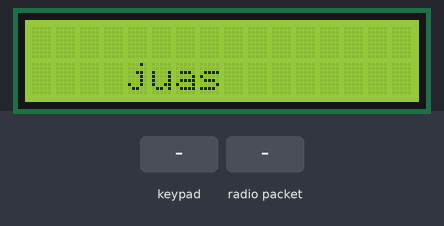
This sketch was run on a simulated Arduino Uno, built with avr-gcc and run on an emulated ATmega328P. Shown: 16×2 character LCD. The inputs (shaded band) are chosen by the test bench. No radio packets arrive unless stated.

Above: at 0.1 s.
3.3 s: keypad keys 5 4 3 2 * pressed 0.4 s apart
At 5.6 s:
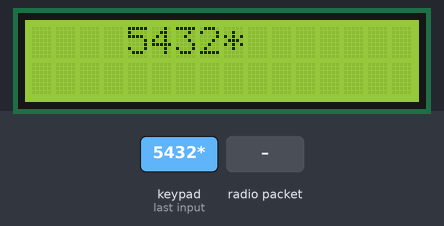
6.8 s: key 'A' pressed
At 7.1 s:
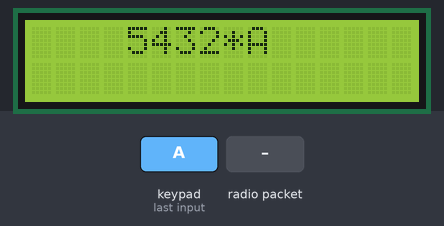
8.3 s: radio packet "#" arrives
At 8.8 s:
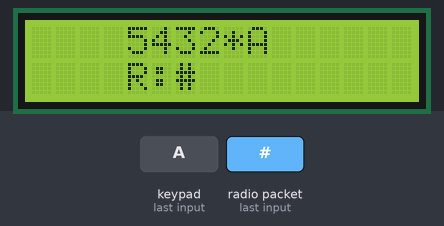
9.8 s: key 'B' pressed
At 10.7 s:
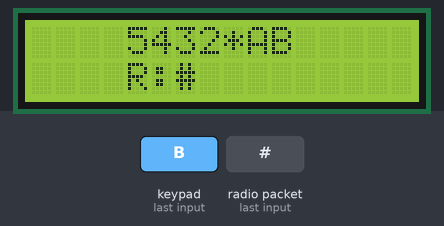
11.3 s: keypad keys 5 4 3 2 # pressed 0.4 s apart
At 13.2 s:
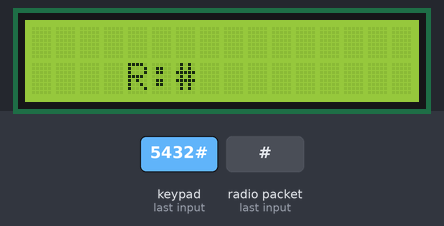
14.8 s: radio packet "1" arrives
At 16.2 s:
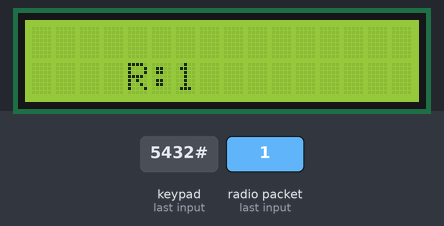
Timing chart, 0 to 17.3 s (numbered marks = the images above; inputs shaded):
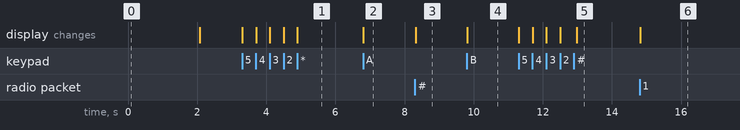

The sketch:

NanoV2.ino
```cpp
/*-------------------------------------------------------------------------------
  Practica numero 20 - Receptor y Emisor con NRF24I01
  Desc: Implementando dos Sistemas gemelos, uno con una tarjeta de desarrollo
  Arduino NANO y otro con una tarjeta PROMICRO, un LCD 1602 con una interfaz
  I2C, un KEYPAD 4x4 y el Transceptor NRF24I01, en el cual se establecerá una
  comunicación entre estos dos sistemas habiendo una retroalimentación del
  operador en los LCD y con la capacidad de este mismo para mandar mensajes en
  ambos sistemas.
---------------------------------------------------------------------------------
  Implementing two twin systems, one with an Arduino NANO development board and
  the other with a PROMICRO board, a 1602 LCD with an I2C interface, a 4x4 KEYPAD
  and the NRF24I01 Transceiver, in which a communication between these two systems
  will be established having a feedback from the operator on the LCDs and with the
  ability of this same to send messages in both systems.

  Atzin Inyan Reyes Gutiérrez.
-------------------------------------------------------------------------------*/

// Seccion 1 - Definicion de variables y objetos --------------------------------

//United module, for ProMicro arduino
#include <LiquidCrystal_I2C.h>  // Libreria LCD 1602 I2C
#include <Keypad.h>             // Libreria Keypad
#include <SPI.h>                // Libreria Manejo SPI
#include <Wire.h>               // Libreria Manejo I2C
#include <RH_NRF24.h> // incluye la seccion NRF24 de la libreria RadioHead


// Recordar que en este LCD se Necesita un desplazamiento.
#define despLCD 4
// Definicion de Filas y Columnas
#define FILAS 4
#define COLUMNAS 4

//lcd screen init declaration

// Definicion de la Comunicacion I2C
LiquidCrystal_I2C lcd(0x27,16,2); // dependiendo del fabricante del LCD el codigo 0x27 puede cambiar
                                  // 0x3F , 0x20 , 0x38 ,

RH_NRF24 nrf24(8, 10);   // crea objeto con valores por defecto para bus SPI
      // y pin digital numero 8 para CE

// Matriz de Varavteres del Teclados
char keys [FILAS][COLUMNAS] = {
  {'1', '2', '3', 'A'},
  {'4', '5', '6', 'B'},
  {'7', '8', '9', 'C'},
  {'*', '0', '#', 'D'}
};

// Definicion de los pines de entrada
byte pinFilas [FILAS] = {A0, A1, 7, 6};
byte pinColumnas [COLUMNAS] = {5, 4, 3, 2};

// Definicion del KEYPAD
Keypad Tec = Keypad(makeKeymap (keys), pinFilas, pinColumnas, FILAS, COLUMNAS);

// Variables
int desp = 0;   // Desplazamiento escribir.
//char lecDeft;   // Lectura Inicial            // No es tan necesario
//char letra;     // Letra a imprimir
char lec = ' '; // lectura constante
uint8_t content[20]; //almacena texto	            // Cambiar nombre conten

//-------------------------------------------------------------------------------

// Seccion 2 - Configuracion del arduino ----------------------------------------

void setup() {
  // Iniciacion LCD
  lcd.init();
  lcd.backlight();
  lcd.clear();

  //Primera Lectura de Control
  //  lecDeft = Tec.getKey();

  lcd.setCursor(0+despLCD,1);
  if (!nrf24.init()){    // si falla inicializacion de modulo muestra texto
    lcd.print("1F de ini");
    while(1);
  }

  lcd.setCursor(1+despLCD,1);
  if (!nrf24.setChannel(2)){ // si falla establecer canal muestra texto
    lcd.print("2F en est canal");
    while(1);
  }

  lcd.setCursor(2+despLCD,1);
  if (!nrf24.setRF(RH_NRF24::DataRate250kbps, RH_NRF24::TransmitPower0dBm)){ // si falla opciones
    lcd.print("3F en opt RF");             // RF muestra texto
    while(1);
  }

  lcd.setCursor(0+despLCD,1);
  lcd.print("juas");
  delay(2000);
  lcd.clear();
}

//-------------------------------------------------------------------------------

// Seccion 3 - Loob Infinito ----------------------------------------------------

void loop()
{
//The library detect when a button of the keypad is press
lec=Tec.getKey();//Detection of a button pressed

// Loop{
// Lec
// test constantly if there is new data  available to send
	if (nrf24.available())      // si hay informacion disponible
  {
    uint8_t buf[RH_NRF24_MAX_MESSAGE_LEN];  // buffer con longitud maxima de 32 bytes
    uint8_t len = sizeof(buf);      // obtiene longitud de la cadena
    if (nrf24.recv(buf, &len))      // si hay informacion valida en el buffer
    {
       // Recordar l
      lcd.setCursor(0 + despLCD,1);
      lcd.print("                ");
      lcd.setCursor(0 + despLCD,1);
      lcd.print("R:");   // muestra texto
      lcd.setCursor(2 + despLCD,1);
      lcd.print((char*)buf);   // muestra contenido del buffer
    }
    else          // si falla la recepcion
    {
      lcd.setCursor(4 + despLCD,1); // renglon
      Serial.print("4F en rec"); // muestra texto
      while(1);
    }
  }

  //button pressed
  if(lec){
    if(lec == '#'){//tecla de envio{
      //send the data
      nrf24.send(content, sizeof(content));   // envia el texto
      nrf24.waitPacketSent();     // espera hasta realizado el envio
      desp=0;// clean the counter

      //clean the first line
      lcd.setCursor(0 + despLCD,0);
      lcd.print("                ");

      // Vaciado del vector
      for (int i=0; i < 20; i++) {
       content[i] = ' ';
      }
    }
    else{ //valid digits{
      content[desp]=lec;//guarda tecla en el vector
      lcd.setCursor(desp+despLCD,0);
      lcd.print(lec); //--- Mensaje a desplegar
      desp++;
    }
  }
}

//-------------------------------------------------------------------------------
```

Measured:
- after the input at 3.3 s, the display: first changes at once (image 1 shows a later state)
- after the input at 6.8 s, the display: changes at once (image 2)
- after the input at 8.3 s, the display: changes at once (image 3)
- after the input at 9.8 s, the display: changes at once (image 4)
- after the input at 11.3 s, the display: first changes at once (image 5 shows a later state)
- after the input at 14.8 s, the display: changes at once (image 6)
